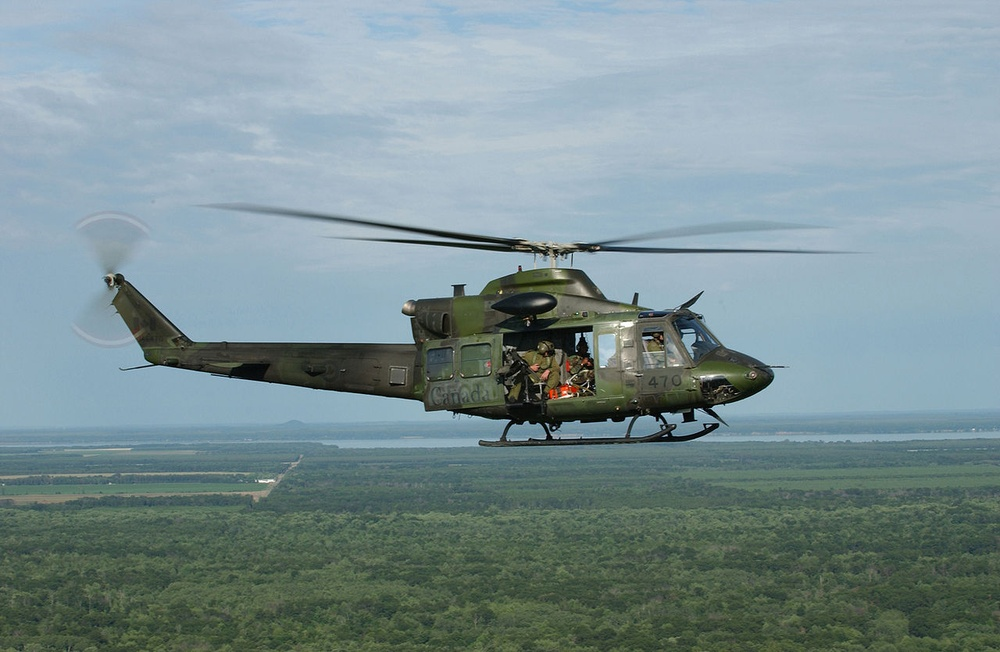
#> input picture heli.jpg, 1000 x 652 px, shrunk from 1280 x 834 before the run
$ python resmi-dondurme.py
#> lines starting #> are read from the running program, lines starting #| are printed output that depends on the picture
import cv2
import numpy as np

img = cv2.imread("heli.jpg",0)
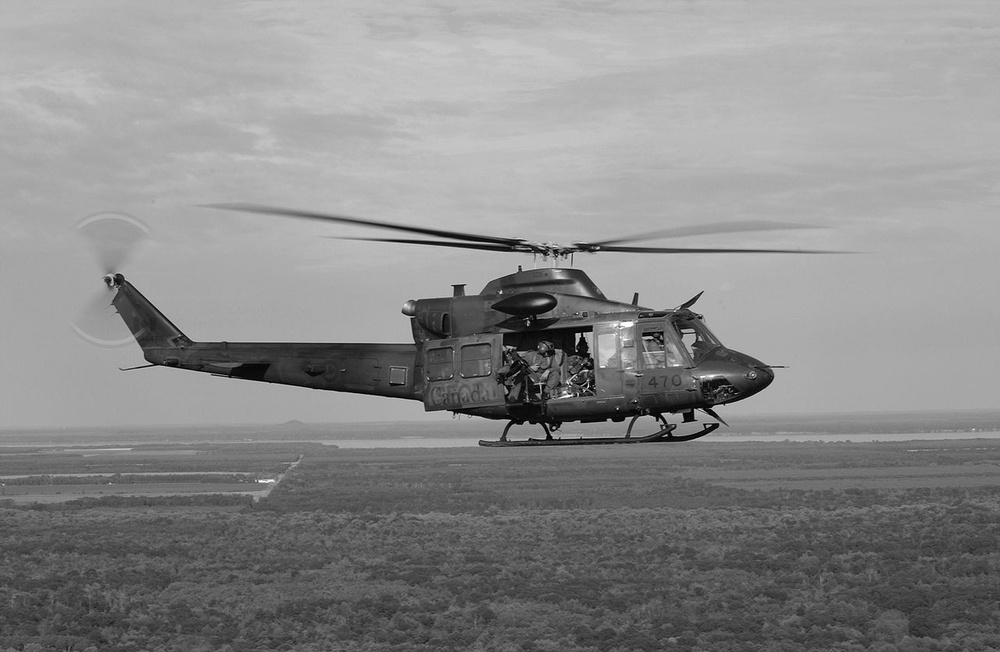
#> img: shape (652, 1000); min 0, max 255, mean 137.8
row,col = img.shape
#> row = 652; col = 1000

m = cv2.getRotationMatrix2D((col/2,row/2), 90, 1)

dst = cv2.warpAffine(img,m,(col,row))
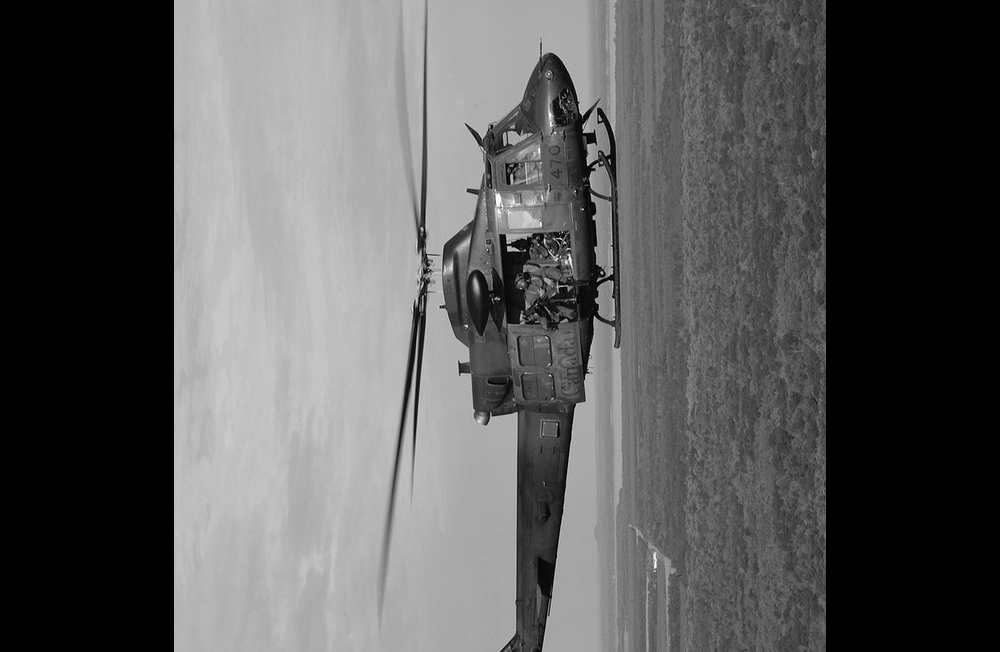
#> dst: shape (652, 1000); min 0, max 255, mean 88.2

cv2.imshow("original",img)
cv2.imshow("dondurme",dst)

cv2.waitKey(0)
cv2.destroyAllWindows()

$ run again, with bilateral.png saved as heli.jpg
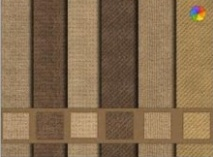
#> input picture bilateral.png, 213 x 157 px
#> `img = cv2.imread("heli.jpg",0)`:
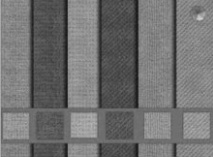
#> img: shape (157, 213); min 24, max 209, mean 112.9
#> `dst = cv2.warpAffine(img,m,(col,row))`:
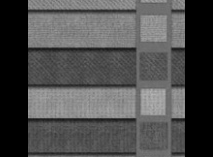
#> dst: shape (157, 213); min 0, max 181, mean 77.6
